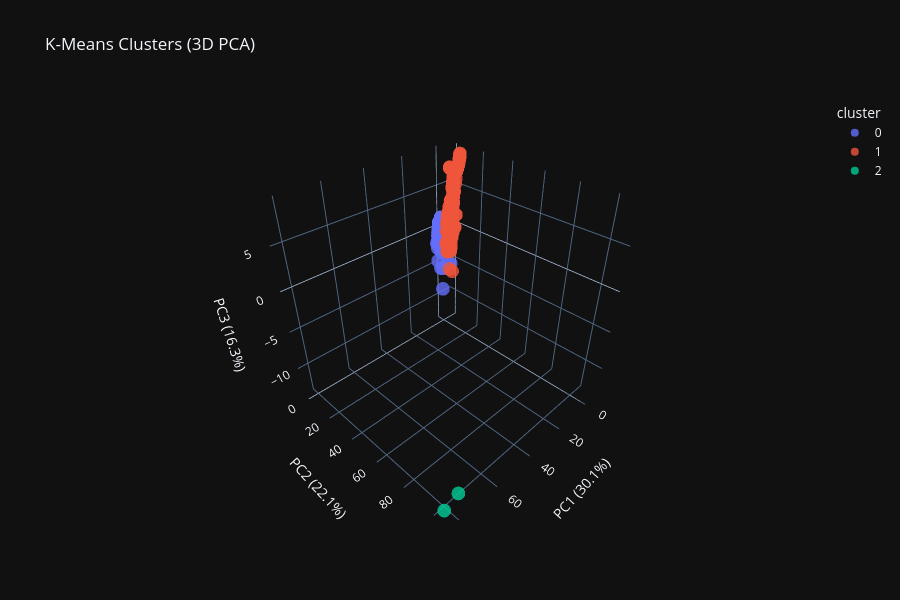

The notebook cell this image was saved under:
### Markdown cell above
## PCA 3D (linear)

To further inspect the geometry of the K-Means clusters, we extend the PCA projection
to **three components**. While the 2D PCA view shows the broad structure, the 3D
projection offers a clearer picture of how the clusters overlap or separate in a higher
portion of the variance.

This visualization allows us to evaluate:

- whether K-Means forms compact and distinguishable groups,
- whether clusters overlap significantly (expected due to K-Means limitations),
- and how much additional structure becomes visible when adding a third component.

The figure below displays the sessions in a 3D PCA space, colored according to the
cluster assigned by K-Means.

### Code cell
import plotly.express as px

# ==========================
# 6) PCA for 3D Visualization
# ==========================

# 1. Apply PCA for 3 components
pca_3d = PCA(n_components=3, random_state=2025)
X_pca_3d = pca_3d.fit_transform(X_scaled)

# 2. Create DataFrame
df_pca_3d = pd.DataFrame(X_pca_3d, columns=['PC1', 'PC2', 'PC3'])
df_pca_3d['cluster'] = df['cluster'].values.astype(str) # Convert to string so Plotly treats it as categorical color

# 3. Create Interactive Plot
fig = px.scatter_3d(
    df_pca_3d, 
    x='PC1', 
    y='PC2', 
    z='PC3',
    color='cluster',
    title='K-Means Clusters (3D PCA)',
    opacity=0.8,
    size_max=1
)

fig.update_layout(
    scene=dict(
        xaxis_title=f'PC1 ({pca_3d.explained_variance_ratio_[0]:.1%})',
        yaxis_title=f'PC2 ({pca_3d.explained_variance_ratio_[1]:.1%})',
        zaxis_title=f'PC3 ({pca_3d.explained_variance_ratio_[2]:.1%})'
    ),
    width=900,
    height=600
)

fig.show()

### Figure 1 — Plotly figure (JSON) as saved in the notebook; plotly's stock layout.template omitted (floating-point values rounded to 4 significant figures; data arrays with more than 128 entries replaced by an {"elided": "..."} marker saying what was removed)
{"data": [{"hovertemplate": "cluster=0<br>PC1=%{x}<br>PC2=%{y}<br>PC3=%{z}<extra></extra>", "legendgroup": "0", "marker": {"color": "#636efa", "opacity": 0.8, "symbol": "circle"}, "mode": "markers", "name": "0", "scene": "scene", "showlegend": true, "x": {"elided": "16886 float values"}, "y": {"elided": "16886 float values"}, "z": {"elided": "16886 float values"}, "type": "scatter3d"}, {"hovertemplate": "cluster=1<br>PC1=%{x}<br>PC2=%{y}<br>PC3=%{z}<extra></extra>", "legendgroup": "1", "marker": {"color": "#EF553B", "opacity": 0.8, "symbol": "circle"}, "mode": "markers", "name": "1", "scene": "scene", "showlegend": true, "x": {"elided": "3498 float values"}, "y": {"elided": "3498 float values"}, "z": {"elided": "3498 float values"}, "type": "scatter3d"}, {"hovertemplate": "cluster=2<br>PC1=%{x}<br>PC2=%{y}<br>PC3=%{z}<extra></extra>", "legendgroup": "2", "marker": {"color": "#00cc96", "opacity": 0.8, "symbol": "circle"}, "mode": "markers", "name": "2", "scene": "scene", "showlegend": true, "x": [78.25, 82.26], "y": [106.6, 103.0], "z": [-10.98, -13.21], "type": "scatter3d"}], "layout": {"scene": {"domain": {"x": [0.0, 1.0], "y": [0.0, 1.0]}, "xaxis": {"title": {"text": "PC1 (30.1%)"}}, "yaxis": {"title": {"text": "PC2 (22.1%)"}}, "zaxis": {"title": {"text": "PC3 (16.3%)"}}}, "legend": {"title": {"text": "cluster"}, "tracegroupgap": 0}, "title": {"text": "K-Means Clusters (3D PCA)"}, "width": 900, "height": 600}}
